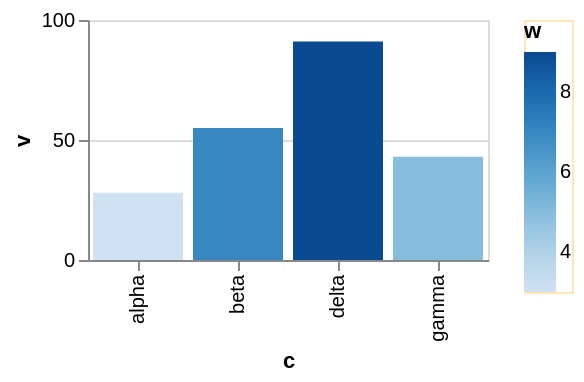

Vega-Lite specification stored for this chart:
### Vega-Lite specification from a JSON file in a GitHub repository (floating-point values rounded to 4 significant figures)
{"$schema": "https://vega.github.io/schema/vega-lite/v6.json", "width": 200, "height": 120, "data": {"values": [{"c": "alpha", "v": 28, "w": 3, "t": "2024-01-07"}, {"c": "beta", "v": 55, "w": 7, "t": "2024-03-19"}, {"c": "gamma", "v": 43, "w": 5, "t": "2024-06-02"}, {"c": "delta", "v": 91, "w": 9, "t": "2024-09-11"}]}, "mark": "bar", "encoding": {"x": {"field": "c", "type": "nominal"}, "y": {"field": "v", "type": "quantitative"}, "color": {"field": "w", "type": "quantitative", "legend": {"strokeColor": "moccasin"}}}}
